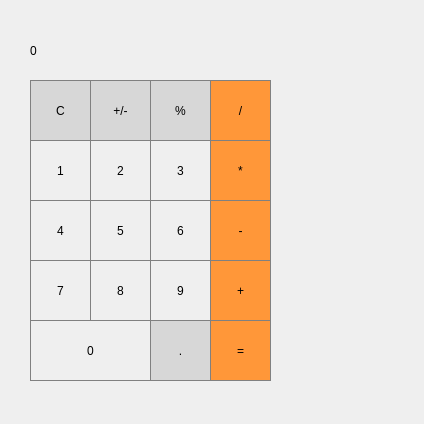
<?xml version="1.0" encoding="UTF-8"?>
<ui version="4.0">
 <class>Dialog</class>
 <widget class="QDialog" name="Dialog">
  <property name="geometry">
   <rect>
    <x>0</x>
    <y>0</y>
    <width>424</width>
    <height>424</height>
   </rect>
  </property>
  <property name="windowTitle">
   <string>Dialog</string>
  </property>
  <widget class="QPushButton" name="pushButton_3">
   <property name="geometry">
    <rect>
     <x>150</x>
     <y>140</y>
     <width>61</width>
     <height>61</height>
    </rect>
   </property>
   <property name="styleSheet">
    <string notr="true">QPushButton{
border: 1px solid gray;
}
QPushButton:pressed{
background-color: qlineargradient(x1: 0, y1: 0, x2: 0, y2: 1, stop:0 #dadbde, stop: 1 #f6f7fa);
}</string>
   </property>
   <property name="text">
    <string>3</string>
   </property>
  </widget>
  <widget class="QPushButton" name="pushButton_5">
   <property name="geometry">
    <rect>
     <x>90</x>
     <y>200</y>
     <width>61</width>
     <height>61</height>
    </rect>
   </property>
   <property name="styleSheet">
    <string notr="true">QPushButton{
border: 1px solid gray;
}
QPushButton:pressed{
background-color: qlineargradient(x1: 0, y1: 0, x2: 0, y2: 1, stop:0 #dadbde, stop: 1 #f6f7fa);
}</string>
   </property>
   <property name="text">
    <string>5</string>
   </property>
  </widget>
  <widget class="QPushButton" name="pushButton_percent">
   <property name="geometry">
    <rect>
     <x>150</x>
     <y>80</y>
     <width>61</width>
     <height>61</height>
    </rect>
   </property>
   <property name="styleSheet">
    <string notr="true">QPushButton{
background-color: rgb(215,215,215);
border: 1px solid gray;
}
QPushButton:pressed{
background-color: qlineargradient(x1: 0, y1: 0, x2: 0, y2: 1, stop: 0 #BEBEBE, stop: 1 #D7D7D7);
}</string>
   </property>
   <property name="text">
    <string>%</string>
   </property>
  </widget>
  <widget class="QPushButton" name="pushButton_c">
   <property name="geometry">
    <rect>
     <x>30</x>
     <y>80</y>
     <width>61</width>
     <height>61</height>
    </rect>
   </property>
   <property name="styleSheet">
    <string notr="true">QPushButton{
background-color: rgb(215,215,215);
border: 1px solid gray;
}
QPushButton:pressed{
background-color: qlineargradient(x1: 0, y1: 0, x2: 0, y2: 1, stop: 0 #BEBEBE, stop: 1 #D7D7D7);
}</string>
   </property>
   <property name="text">
    <string>C</string>
   </property>
  </widget>
  <widget class="QPushButton" name="pushButton_7">
   <property name="geometry">
    <rect>
     <x>30</x>
     <y>260</y>
     <width>61</width>
     <height>61</height>
    </rect>
   </property>
   <property name="styleSheet">
    <string notr="true">QPushButton{
border: 1px solid gray;
}
QPushButton:pressed{
background-color: qlineargradient(x1: 0, y1: 0, x2: 0, y2: 1, stop:0 #dadbde, stop: 1 #f6f7fa);
}</string>
   </property>
   <property name="text">
    <string>7</string>
   </property>
  </widget>
  <widget class="QPushButton" name="pushButton_1">
   <property name="geometry">
    <rect>
     <x>30</x>
     <y>140</y>
     <width>61</width>
     <height>61</height>
    </rect>
   </property>
   <property name="styleSheet">
    <string notr="true">QPushButton{
border: 1px solid gray;
}
QPushButton:pressed{
background-color: qlineargradient(x1: 0, y1: 0, x2: 0, y2: 1, stop:0 #dadbde, stop: 1 #f6f7fa);
}</string>
   </property>
   <property name="text">
    <string>1</string>
   </property>
  </widget>
  <widget class="QPushButton" name="pushButton_0">
   <property name="geometry">
    <rect>
     <x>30</x>
     <y>320</y>
     <width>121</width>
     <height>61</height>
    </rect>
   </property>
   <property name="styleSheet">
    <string notr="true">QPushButton{
border: 1px solid gray;
}
QPushButton:pressed{
background-color: qlineargradient(x1: 0, y1: 0, x2: 0, y2: 1, stop:0 #dadbde, stop: 1 #f6f7fa);
}</string>
   </property>
   <property name="text">
    <string>0</string>
   </property>
  </widget>
  <widget class="QPushButton" name="pushButton_moins">
   <property name="geometry">
    <rect>
     <x>210</x>
     <y>200</y>
     <width>61</width>
     <height>61</height>
    </rect>
   </property>
   <property name="styleSheet">
    <string notr="true">QPushButton{
background-color: rgb(255,151,57);
border: 1px solid gray;
}
QPushButton:pressed{
background-color: qlineargradient(x1: 0, y1: 0, x2: 0, y2: 1, stop: 0 #FF7832, stop: 1 #FF9739);
}</string>
   </property>
   <property name="text">
    <string>-</string>
   </property>
  </widget>
  <widget class="QPushButton" name="pushButton_plusmoin">
   <property name="geometry">
    <rect>
     <x>90</x>
     <y>80</y>
     <width>61</width>
     <height>61</height>
    </rect>
   </property>
   <property name="styleSheet">
    <string notr="true">QPushButton{
background-color: rgb(215,215,215);
border: 1px solid gray;
}
QPushButton:pressed{
background-color: qlineargradient(x1: 0, y1: 0, x2: 0, y2: 1, stop: 0 #BEBEBE, stop: 1 #D7D7D7);
}</string>
   </property>
   <property name="text">
    <string>+/-</string>
   </property>
  </widget>
  <widget class="QPushButton" name="pushButton_div">
   <property name="geometry">
    <rect>
     <x>210</x>
     <y>80</y>
     <width>61</width>
     <height>61</height>
    </rect>
   </property>
   <property name="styleSheet">
    <string notr="true">QPushButton{
background-color: rgb(255,151,57);
border: 1px solid gray;
}
QPushButton:pressed{
background-color: qlineargradient(x1: 0, y1: 0, x2: 0, y2: 1, stop: 0 #FF7832, stop: 1 #FF9739);
}</string>
   </property>
   <property name="text">
    <string>/</string>
   </property>
  </widget>
  <widget class="QPushButton" name="pushButton_9">
   <property name="geometry">
    <rect>
     <x>150</x>
     <y>260</y>
     <width>61</width>
     <height>61</height>
    </rect>
   </property>
   <property name="styleSheet">
    <string notr="true">QPushButton{
border: 1px solid gray;
}
QPushButton:pressed{
background-color: qlineargradient(x1: 0, y1: 0, x2: 0, y2: 1, stop:0 #dadbde, stop: 1 #f6f7fa);
}</string>
   </property>
   <property name="text">
    <string>9</string>
   </property>
  </widget>
  <widget class="QPushButton" name="pushButton_mult">
   <property name="geometry">
    <rect>
     <x>210</x>
     <y>140</y>
     <width>61</width>
     <height>61</height>
    </rect>
   </property>
   <property name="styleSheet">
    <string notr="true">QPushButton{
background-color: rgb(255,151,57);
border: 1px solid gray;
}
QPushButton:pressed{
background-color: qlineargradient(x1: 0, y1: 0, x2: 0, y2: 1, stop: 0 #FF7832, stop: 1 #FF9739);
}</string>
   </property>
   <property name="text">
    <string>*</string>
   </property>
  </widget>
  <widget class="QLabel" name="labe_res">
   <property name="geometry">
    <rect>
     <x>30</x>
     <y>20</y>
     <width>241</width>
     <height>61</height>
    </rect>
   </property>
   <property name="styleSheet">
    <string notr="true">QLabel{
qproperty-alignment: 'AlignVCenter | AlignRight';
border: 1px solid gray;
}
background-color: white;</string>
   </property>
   <property name="text">
    <string>0</string>
   </property>
  </widget>
  <widget class="QPushButton" name="pushButton_point">
   <property name="geometry">
    <rect>
     <x>150</x>
     <y>320</y>
     <width>61</width>
     <height>61</height>
    </rect>
   </property>
   <property name="styleSheet">
    <string notr="true">QPushButton{
background-color: rgb(215,215,215);
border: 1px solid gray;
}
QPushButton:pressed{
background-color: qlineargradient(x1: 0, y1: 0, x2: 0, y2: 1, stop: 0 #BEBEBE, stop: 1 #D7D7D7);
}</string>
   </property>
   <property name="text">
    <string>.</string>
   </property>
  </widget>
  <widget class="QPushButton" name="pushButton_8">
   <property name="geometry">
    <rect>
     <x>90</x>
     <y>260</y>
     <width>61</width>
     <height>61</height>
    </rect>
   </property>
   <property name="styleSheet">
    <string notr="true">QPushButton{
border: 1px solid gray;
}
QPushButton:pressed{
background-color: qlineargradient(x1: 0, y1: 0, x2: 0, y2: 1, stop:0 #dadbde, stop: 1 #f6f7fa);
}</string>
   </property>
   <property name="text">
    <string>8</string>
   </property>
  </widget>
  <widget class="QPushButton" name="pushButton_4">
   <property name="geometry">
    <rect>
     <x>30</x>
     <y>200</y>
     <width>61</width>
     <height>61</height>
    </rect>
   </property>
   <property name="styleSheet">
    <string notr="true">QPushButton{
border: 1px solid gray;
}
QPushButton:pressed{
background-color: qlineargradient(x1: 0, y1: 0, x2: 0, y2: 1, stop:0 #dadbde, stop: 1 #f6f7fa);
}</string>
   </property>
   <property name="text">
    <string>4</string>
   </property>
  </widget>
  <widget class="QPushButton" name="pushButton_egale">
   <property name="geometry">
    <rect>
     <x>210</x>
     <y>320</y>
     <width>61</width>
     <height>61</height>
    </rect>
   </property>
   <property name="styleSheet">
    <string notr="true">QPushButton{
background-color: rgb(255,151,57);
border: 1px solid gray;
}
QPushButton:pressed{
background-color: qlineargradient(x1: 0, y1: 0, x2: 0, y2: 1, stop: 0 #FF7832, stop: 1 #FF9739);
}</string>
   </property>
   <property name="text">
    <string>=</string>
   </property>
  </widget>
  <widget class="QPushButton" name="pushButton_2">
   <property name="geometry">
    <rect>
     <x>90</x>
     <y>140</y>
     <width>61</width>
     <height>61</height>
    </rect>
   </property>
   <property name="styleSheet">
    <string notr="true">QPushButton{
border: 1px solid gray;
}
QPushButton:pressed{
background-color: qlineargradient(x1: 0, y1: 0, x2: 0, y2: 1, stop:0 #dadbde, stop: 1 #f6f7fa);
}</string>
   </property>
   <property name="text">
    <string>2</string>
   </property>
  </widget>
  <widget class="QPushButton" name="pushButton_6">
   <property name="geometry">
    <rect>
     <x>150</x>
     <y>200</y>
     <width>61</width>
     <height>61</height>
    </rect>
   </property>
   <property name="styleSheet">
    <string notr="true">QPushButton{
border: 1px solid gray;
}
QPushButton:pressed{
background-color: qlineargradient(x1: 0, y1: 0, x2: 0, y2: 1, stop:0 #dadbde, stop: 1 #f6f7fa);
}</string>
   </property>
   <property name="text">
    <string>6</string>
   </property>
  </widget>
  <widget class="QPushButton" name="pushButton_plus">
   <property name="geometry">
    <rect>
     <x>210</x>
     <y>260</y>
     <width>61</width>
     <height>61</height>
    </rect>
   </property>
   <property name="styleSheet">
    <string notr="true">QPushButton{
background-color: rgb(255,151,57);
border: 1px solid gray;
}
QPushButton:pressed{
background-color: qlineargradient(x1: 0, y1: 0, x2: 0, y2: 1, stop: 0 #FF7832, stop: 1 #FF9739);
}</string>
   </property>
   <property name="text">
    <string>+</string>
   </property>
  </widget>
 </widget>
 <resources/>
 <connections/>
</ui>
